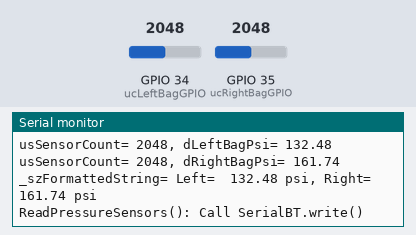
The sketch below on a simulated ESP32. Parts: the last lines printed to the serial monitor. Inputs (shaded band) come from the test bench; at power-on: GPIO 34 (ucLeftBagGPIO) = 2048, GPIO 35 (ucRightBagGPIO) = 2048. Nothing arrives over Bluetooth unless stated.

Above: at 1.8 s.
1.9 s: GPIO 34 (ucLeftBagGPIO) set to 1228
At 2.9 s:
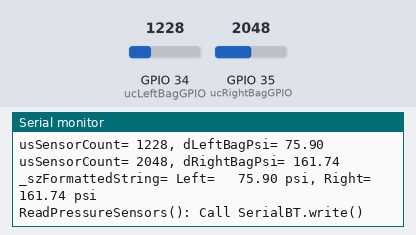
4.5 s: GPIO 35 (ucRightBagGPIO) set to 1228
At 5.5 s:
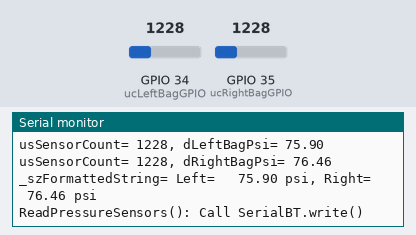
7.5 s: GPIO 34 (ucLeftBagGPIO) set to 2047
At 8.9 s:
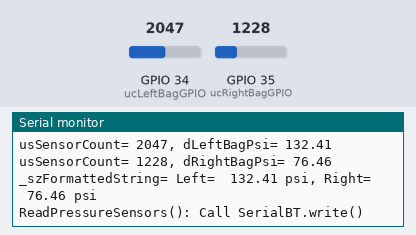
10.6 s: GPIO 35 (ucRightBagGPIO) set to 491
At 12.0 s:
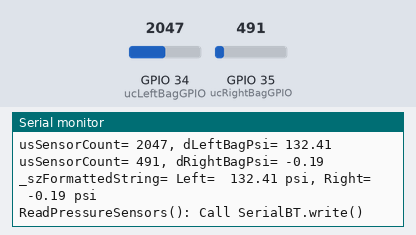
Timing chart, 0 to 13.1 s (numbered marks = the images above; inputs shaded):
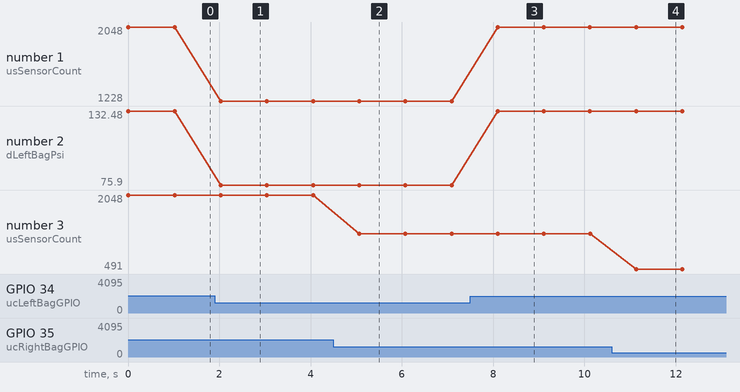

Measured:
- after the input at 1.9 s, the serial monitor: prints a new line after 0.13 s (image 1)
- after the input at 4.5 s, the serial monitor: prints a new line after 0.57 s (image 2)
- after the input at 7.5 s, the serial monitor: prints a new line after 0.60 s (image 3)
- after the input at 10.6 s, the serial monitor: prints a new line after 0.53 s (image 4)
- plotted number 1: 2048 → 1228 after the input at 1.9 s, 1228 → 2047 after the input at 7.5 s
- plotted number 2: 132.48 → 75.9 after the input at 1.9 s, 75.9 → 132.41 after the input at 7.5 s
- plotted number 3: 1228 → 491 after the input at 10.6 s

The sketch:

BeckE32_AirLift.ino
```cpp
const String SketchName  = "BeckE32_AirLift.ino";
const String FileDate    = "Aug 22, 2018-a";
/******************************************************************************
ESP32_Water_Sensor_SMS_Example.ino
Example for sending a text message using the ESP32 Thing and IFTTT
Alex Wende @ SparkFun Electronics
February 7th 2017
******************************************************************************/

#include <Streaming.h>
#include "BluetoothSerial.h"    //Classic Bluetooth, not BLE
#if !defined(CONFIG_BT_ENABLED) || !defined(CONFIG_BLUEDROID_ENABLED)
#error Bluetooth is not enabled! Please run `make menuconfig` to and enable it
#endif

BluetoothSerial SerialBT;

const uint8_t   ucLeftBagGPIO   = 34;
const uint8_t   ucRightBagGPIO  = 35;

// 5V pressure sensors output 0.5 to 4.5V representing 0 to 174psi
// We have a 560K resistor over a 1M => gain of 0.641 => Into A/D 0.32 to 2.88V
// Count ranges from 0 to 4095 representing 0 to 3.3V
// Voltage and pressure conversion derived in notebook 8/19/19
// Update: Sensors were so out of range I came up with a CNT to Psi linear equation
//    Psi= A * CNT + B
const double    dLeftSlope    = 0.069;
const double    dRightSlope   = 0.104;
const double    dLeftOffset   = -8.83;
const double    dRightOffset  = -51.25;

char    _szFormattedString[30];

void setup() {
  Serial.begin(115200); // Start serial communication for debug information
  Serial << endl << "setup(): Begin " << SketchName << ", " << FileDate << endl;
  Serial << "setup(): Call SerialBT.begin(Beck_AirLift082018)" << endl;
  SerialBT.begin("Beck_AirLift082018"); //Bluetooth device name
  return;
} //setup


void loop()
{
  //ReadTouchSensor();
  //ReadPressureSensor();
  //ReadDummyPressures();
  ReadPressureSensors();
  delay(1000);
  return;
} //loop


void ReadPressureSensors() {
  //Volts= (CNT / 4095) * 3.3
  //Psi= (68.0 * Volts) - 21.8
  //char      szNumber[10];
  //double    dLeftBagVolts;
  //double    dRightBagVolts;
  double    dLeftBagPsi;
  double    dRightBagPsi;
  uint32_t  usSensorCount;

  Serial << endl;
  //Read Left bag pressure sensor
  usSensorCount= analogRead(ucLeftBagGPIO);
/*
  dLeftBagVolts= ((double)usSensorCount / 4095.0) * 3.30;
  dLeftBagPsi= (68.0 * dLeftBagVolts) - 21.8;
  Serial << endl << "usSensorCount= " << usSensorCount << ", dLeftBagVolts= "
         << dLeftBagVolts << ", dLeftBagPsi= " << dLeftBagPsi << endl;
*/
  dLeftBagPsi= (dLeftSlope * (double)usSensorCount) + dLeftOffset;
  Serial << "usSensorCount= " << usSensorCount
         << ", dLeftBagPsi= " << dLeftBagPsi << endl;

  //Read Right bag pressure sensor
  usSensorCount= analogRead(ucRightBagGPIO);
/*
  dRightBagVolts= ((double)usSensorCount / 4095.0) * 3.30;
  dRightBagPsi= (68.0 * dRightBagVolts) - 21.8;
  Serial << "usSensorCount= " << usSensorCount << ", dRightBagVolts= "
         << dRightBagVolts << ", dRightBagPsi= " << dRightBagPsi << endl;
*/
  dRightBagPsi= (dRightSlope * (double)usSensorCount) + dRightOffset;
  Serial << "usSensorCount= " << usSensorCount
         << ", dRightBagPsi= " << dRightBagPsi << endl;

  sprintf(_szFormattedString, "Left= %7.2f psi, Right= %7.2f psi", dLeftBagPsi, dRightBagPsi);
  Serial << "_szFormattedString= " << _szFormattedString << endl;
  Serial << "ReadPressureSensors(): Call SerialBT.write()" << endl;
  SerialBT.write((uint8_t*)_szFormattedString, strlen(_szFormattedString));

  //dtostrf(dSensorReading, 8, 4, szNumber);
  //Write sensor reading to BT
  //SerialBT.write((uint8_t*)szNumber, strlen(szNumber));
  return;
} //ReadPressureSensors


void ReadDummyPressures() {
  //uint8_t         szFormattedString[30];
  //char          szFormattedString[30];
  static double dLeftBagPsi   = 60.00;
  static double dRightBagPsi  = 70.00;

  dLeftBagPsi  += 0.01;
  dRightBagPsi += 0.01;
  sprintf(_szFormattedString, "Left= %7.2f psi, Right= %7.2f psi", dLeftBagPsi, dRightBagPsi);
  Serial << "ReadDummyPressures(): " << _szFormattedString << endl;
  SerialBT.write((uint8_t*)_szFormattedString, strlen(_szFormattedString));
  return;
} //ReadDummyPressures


void ReadTouchSensor() {
  const byte  touchPin = 4;   // IO pin for capacitive touch sensing
  char        szNumber[10];
  //float sensorReading = 0;  // Read the analog value for the touch sensor
  double dSensorReading = 0;  // Read the analog value for the touch sensor
  //touchRead() returns an int but I use double because I don't know int version of dtostrf()
  byte sampleSize = 8;        // Number of samples we want to take

  for(byte i= 0; i < sampleSize; i++)  // Average samples together to minimize false readings
  {
    dSensorReading += touchRead(touchPin); // We sample the touch pin here
    delay(10);
  }
  Serial << "loop(): sensorReading= " << dSensorReading << endl;

  dtostrf(dSensorReading, 8, 4, szNumber);
  //Write touch sensor reading to BT
  SerialBT.write((uint8_t*)szNumber, strlen(szNumber));
  return;
} //ReadTouchSensor
//Last line.
```
